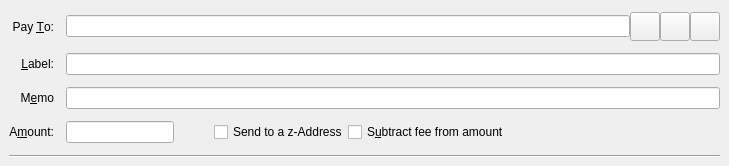
<?xml version="1.0" encoding="UTF-8"?>
<ui version="4.0">
 <class>SendZCoinsEntry</class>
 <widget class="QStackedWidget" name="SendZCoinsEntry">
  <property name="geometry">
   <rect>
    <x>0</x>
    <y>0</y>
    <width>729</width>
    <height>166</height>
   </rect>
  </property>
  <property name="focusPolicy">
   <enum>Qt::TabFocus</enum>
  </property>
  <property name="autoFillBackground">
   <bool>false</bool>
  </property>
  <widget class="QFrame" name="SendZCoins">
   <property name="toolTip">
    <string>This is a normal payment.</string>
   </property>
   <property name="frameShape">
    <enum>QFrame::NoFrame</enum>
   </property>
   <layout class="QGridLayout" name="gridLayout">
    <property name="topMargin">
     <number>8</number>
    </property>
    <property name="bottomMargin">
     <number>4</number>
    </property>
    <property name="horizontalSpacing">
     <number>12</number>
    </property>
    <property name="verticalSpacing">
     <number>8</number>
    </property>
    <item row="1" column="1">
     <widget class="QLineEdit" name="addAsLabel">
      <property name="toolTip">
       <string>Enter a label for this address to add it to the list of used addresses</string>
      </property>
     </widget>
    </item>
    <item row="5" column="0" colspan="2">
     <widget class="Line" name="line">
      <property name="orientation">
       <enum>Qt::Horizontal</enum>
      </property>
     </widget>
    </item>
    <item row="0" column="0">
     <widget class="QLabel" name="payToLabel">
      <property name="text">
       <string>Pay &amp;To:</string>
      </property>
      <property name="alignment">
       <set>Qt::AlignRight|Qt::AlignTrailing|Qt::AlignVCenter</set>
      </property>
      <property name="buddy">
       <cstring>payTo</cstring>
      </property>
     </widget>
    </item>
    <item row="3" column="0">
     <widget class="QLabel" name="amountLabel">
      <property name="text">
       <string>A&amp;mount:</string>
      </property>
      <property name="alignment">
       <set>Qt::AlignRight|Qt::AlignTrailing|Qt::AlignVCenter</set>
      </property>
      <property name="buddy">
       <cstring>payAmount</cstring>
      </property>
     </widget>
    </item>
    <item row="0" column="1">
     <layout class="QHBoxLayout" name="payToLayout">
      <property name="spacing">
       <number>0</number>
      </property>
      <item>
       <widget class="QValidatedLineEdit" name="payTo">
        <property name="toolTip">
         <string>The LitecoinZ address to send the payment to</string>
        </property>
       </widget>
      </item>
      <item>
       <widget class="QToolButton" name="addressBookButton">
        <property name="toolTip">
         <string>Choose previously used address</string>
        </property>
        <property name="text">
         <string/>
        </property>
        <property name="icon">
         <iconset resource="../bitcoin.qrc">
          <normaloff>:/images/addressbook1</normaloff>:/images/addressbook1</iconset>
        </property>
        <property name="iconSize">
         <size>
          <width>22</width>
          <height>22</height>
         </size>
        </property>
        <property name="shortcut">
         <string>Alt+A</string>
        </property>
       </widget>
      </item>
      <item>
       <widget class="QToolButton" name="pasteButton">
        <property name="toolTip">
         <string>Paste address from clipboard</string>
        </property>
        <property name="text">
         <string/>
        </property>
        <property name="icon">
         <iconset resource="../bitcoin.qrc">
          <normaloff>:/images/paste</normaloff>:/images/paste</iconset>
        </property>
        <property name="iconSize">
         <size>
          <width>22</width>
          <height>22</height>
         </size>
        </property>
        <property name="shortcut">
         <string>Alt+P</string>
        </property>
       </widget>
      </item>
      <item>
       <widget class="QToolButton" name="deleteButton">
        <property name="toolTip">
         <string>Remove this entry</string>
        </property>
        <property name="text">
         <string/>
        </property>
        <property name="icon">
         <iconset resource="../bitcoin.qrc">
          <normaloff>:/images/clear</normaloff>:/images/clear</iconset>
        </property>
        <property name="iconSize">
         <size>
          <width>22</width>
          <height>22</height>
         </size>
        </property>
       </widget>
      </item>
     </layout>
    </item>
    <item row="3" column="1">
     <layout class="QHBoxLayout" name="horizontalLayoutAmount" stretch="0,0,0,1">
      <item>
       <widget class="BitcoinAmountField" name="payAmount"/>
      </item>
      <item>
       <spacer name="horizontalSpacer">
        <property name="orientation">
         <enum>Qt::Horizontal</enum>
        </property>
        <property name="sizeHint" stdset="0">
         <size>
          <width>40</width>
          <height>20</height>
         </size>
        </property>
       </spacer>
      </item>
      <item>
       <widget class="QCheckBox" name="checkboxSendToZAddress">
        <property name="text">
         <string>Send to a z-Address</string>
        </property>
       </widget>
      </item>
      <item>
       <widget class="QCheckBox" name="checkboxSubtractFeeFromAmount">
        <property name="toolTip">
         <string>The fee will be deducted from the amount being sent. The recipient will receive less litecoinzs than you enter in the amount field. If multiple recipients are selected, the fee is split equally.</string>
        </property>
        <property name="text">
         <string>S&amp;ubtract fee from amount</string>
        </property>
       </widget>
      </item>
     </layout>
    </item>
    <item row="1" column="0">
     <widget class="QLabel" name="labellLabel">
      <property name="text">
       <string>&amp;Label:</string>
      </property>
      <property name="alignment">
       <set>Qt::AlignRight|Qt::AlignTrailing|Qt::AlignVCenter</set>
      </property>
      <property name="buddy">
       <cstring>addAsLabel</cstring>
      </property>
     </widget>
    </item>
    <item row="2" column="0">
     <widget class="QLabel" name="memoLabel">
      <property name="text">
       <string>M&amp;emo</string>
      </property>
      <property name="alignment">
       <set>Qt::AlignRight|Qt::AlignTrailing|Qt::AlignVCenter</set>
      </property>
      <property name="buddy">
       <cstring>addAsLabel</cstring>
      </property>
     </widget>
    </item>
    <item row="2" column="1">
     <widget class="QLineEdit" name="addAsMemo">
      <property name="toolTip">
       <string>Enter a label for this address to add it to the list of used addresses</string>
      </property>
     </widget>
    </item>
   </layout>
  </widget>
  <widget class="QFrame" name="SendZCoins_UnauthenticatedPaymentRequest">
   <property name="palette">
    <palette>
     <active>
      <colorrole role="WindowText">
       <brush brushstyle="SolidPattern">
        <color alpha="255">
         <red>0</red>
         <green>0</green>
         <blue>0</blue>
        </color>
       </brush>
      </colorrole>
      <colorrole role="Button">
       <brush brushstyle="SolidPattern">
        <color alpha="255">
         <red>255</red>
         <green>255</green>
         <blue>127</blue>
        </color>
       </brush>
      </colorrole>
      <colorrole role="Light">
       <brush brushstyle="SolidPattern">
        <color alpha="255">
         <red>255</red>
         <green>255</green>
         <blue>255</blue>
        </color>
       </brush>
      </colorrole>
      <colorrole role="Midlight">
       <brush brushstyle="SolidPattern">
        <color alpha="255">
         <red>255</red>
         <green>255</green>
         <blue>191</blue>
        </color>
       </brush>
      </colorrole>
      <colorrole role="Dark">
       <brush brushstyle="SolidPattern">
        <color alpha="255">
         <red>127</red>
         <green>127</green>
         <blue>63</blue>
        </color>
       </brush>
      </colorrole>
      <colorrole role="Mid">
       <brush brushstyle="SolidPattern">
        <color alpha="255">
         <red>170</red>
         <green>170</green>
         <blue>84</blue>
        </color>
       </brush>
      </colorrole>
      <colorrole role="Text">
       <brush brushstyle="SolidPattern">
        <color alpha="255">
         <red>0</red>
         <green>0</green>
         <blue>0</blue>
        </color>
       </brush>
      </colorrole>
      <colorrole role="BrightText">
       <brush brushstyle="SolidPattern">
        <color alpha="255">
         <red>255</red>
         <green>255</green>
         <blue>255</blue>
        </color>
       </brush>
      </colorrole>
      <colorrole role="ButtonText">
       <brush brushstyle="SolidPattern">
        <color alpha="255">
         <red>0</red>
         <green>0</green>
         <blue>0</blue>
        </color>
       </brush>
      </colorrole>
      <colorrole role="Base">
       <brush brushstyle="SolidPattern">
        <color alpha="255">
         <red>255</red>
         <green>255</green>
         <blue>255</blue>
        </color>
       </brush>
      </colorrole>
      <colorrole role="Window">
       <brush brushstyle="SolidPattern">
        <color alpha="255">
         <red>255</red>
         <green>255</green>
         <blue>127</blue>
        </color>
       </brush>
      </colorrole>
      <colorrole role="Shadow">
       <brush brushstyle="SolidPattern">
        <color alpha="255">
         <red>0</red>
         <green>0</green>
         <blue>0</blue>
        </color>
       </brush>
      </colorrole>
      <colorrole role="AlternateBase">
       <brush brushstyle="SolidPattern">
        <color alpha="255">
         <red>255</red>
         <green>255</green>
         <blue>191</blue>
        </color>
       </brush>
      </colorrole>
      <colorrole role="ToolTipBase">
       <brush brushstyle="SolidPattern">
        <color alpha="255">
         <red>255</red>
         <green>255</green>
         <blue>220</blue>
        </color>
       </brush>
      </colorrole>
      <colorrole role="ToolTipText">
       <brush brushstyle="SolidPattern">
        <color alpha="255">
         <red>0</red>
         <green>0</green>
         <blue>0</blue>
        </color>
       </brush>
      </colorrole>
     </active>
     <inactive>
      <colorrole role="WindowText">
       <brush brushstyle="SolidPattern">
        <color alpha="255">
         <red>0</red>
         <green>0</green>
         <blue>0</blue>
        </color>
       </brush>
      </colorrole>
      <colorrole role="Button">
       <brush brushstyle="SolidPattern">
        <color alpha="255">
         <red>255</red>
         <green>255</green>
         <blue>127</blue>
        </color>
       </brush>
      </colorrole>
      <colorrole role="Light">
       <brush brushstyle="SolidPattern">
        <color alpha="255">
         <red>255</red>
         <green>255</green>
         <blue>255</blue>
        </color>
       </brush>
      </colorrole>
      <colorrole role="Midlight">
       <brush brushstyle="SolidPattern">
        <color alpha="255">
         <red>255</red>
         <green>255</green>
         <blue>191</blue>
        </color>
       </brush>
      </colorrole>
      <colorrole role="Dark">
       <brush brushstyle="SolidPattern">
        <color alpha="255">
         <red>127</red>
         <green>127</green>
         <blue>63</blue>
        </color>
       </brush>
      </colorrole>
      <colorrole role="Mid">
       <brush brushstyle="SolidPattern">
        <color alpha="255">
         <red>170</red>
         <green>170</green>
         <blue>84</blue>
        </color>
       </brush>
      </colorrole>
      <colorrole role="Text">
       <brush brushstyle="SolidPattern">
        <color alpha="255">
         <red>0</red>
         <green>0</green>
         <blue>0</blue>
        </color>
       </brush>
      </colorrole>
      <colorrole role="BrightText">
       <brush brushstyle="SolidPattern">
        <color alpha="255">
         <red>255</red>
         <green>255</green>
         <blue>255</blue>
        </color>
       </brush>
      </colorrole>
      <colorrole role="ButtonText">
       <brush brushstyle="SolidPattern">
        <color alpha="255">
         <red>0</red>
         <green>0</green>
         <blue>0</blue>
        </color>
       </brush>
      </colorrole>
      <colorrole role="Base">
       <brush brushstyle="SolidPattern">
        <color alpha="255">
         <red>255</red>
         <green>255</green>
         <blue>255</blue>
        </color>
       </brush>
      </colorrole>
      <colorrole role="Window">
       <brush brushstyle="SolidPattern">
        <color alpha="255">
         <red>255</red>
         <green>255</green>
         <blue>127</blue>
        </color>
       </brush>
      </colorrole>
      <colorrole role="Shadow">
       <brush brushstyle="SolidPattern">
        <color alpha="255">
         <red>0</red>
         <green>0</green>
         <blue>0</blue>
        </color>
       </brush>
      </colorrole>
      <colorrole role="AlternateBase">
       <brush brushstyle="SolidPattern">
        <color alpha="255">
         <red>255</red>
         <green>255</green>
         <blue>191</blue>
        </color>
       </brush>
      </colorrole>
      <colorrole role="ToolTipBase">
       <brush brushstyle="SolidPattern">
        <color alpha="255">
         <red>255</red>
         <green>255</green>
         <blue>220</blue>
        </color>
       </brush>
      </colorrole>
      <colorrole role="ToolTipText">
       <brush brushstyle="SolidPattern">
        <color alpha="255">
         <red>0</red>
         <green>0</green>
         <blue>0</blue>
        </color>
       </brush>
      </colorrole>
     </inactive>
     <disabled>
      <colorrole role="WindowText">
       <brush brushstyle="SolidPattern">
        <color alpha="255">
         <red>127</red>
         <green>127</green>
         <blue>63</blue>
        </color>
       </brush>
      </colorrole>
      <colorrole role="Button">
       <brush brushstyle="SolidPattern">
        <color alpha="255">
         <red>255</red>
         <green>255</green>
         <blue>127</blue>
        </color>
       </brush>
      </colorrole>
      <colorrole role="Light">
       <brush brushstyle="SolidPattern">
        <color alpha="255">
         <red>255</red>
         <green>255</green>
         <blue>255</blue>
        </color>
       </brush>
      </colorrole>
      <colorrole role="Midlight">
       <brush brushstyle="SolidPattern">
        <color alpha="255">
         <red>255</red>
         <green>255</green>
         <blue>191</blue>
        </color>
       </brush>
      </colorrole>
      <colorrole role="Dark">
       <brush brushstyle="SolidPattern">
        <color alpha="255">
         <red>127</red>
         <green>127</green>
         <blue>63</blue>
        </color>
       </brush>
      </colorrole>
      <colorrole role="Mid">
       <brush brushstyle="SolidPattern">
        <color alpha="255">
         <red>170</red>
         <green>170</green>
         <blue>84</blue>
        </color>
       </brush>
      </colorrole>
      <colorrole role="Text">
       <brush brushstyle="SolidPattern">
        <color alpha="255">
         <red>127</red>
         <green>127</green>
         <blue>63</blue>
        </color>
       </brush>
      </colorrole>
      <colorrole role="BrightText">
       <brush brushstyle="SolidPattern">
        <color alpha="255">
         <red>255</red>
         <green>255</green>
         <blue>255</blue>
        </color>
       </brush>
      </colorrole>
      <colorrole role="ButtonText">
       <brush brushstyle="SolidPattern">
        <color alpha="255">
         <red>127</red>
         <green>127</green>
         <blue>63</blue>
        </color>
       </brush>
      </colorrole>
      <colorrole role="Base">
       <brush brushstyle="SolidPattern">
        <color alpha="255">
         <red>255</red>
         <green>255</green>
         <blue>127</blue>
        </color>
       </brush>
      </colorrole>
      <colorrole role="Window">
       <brush brushstyle="SolidPattern">
        <color alpha="255">
         <red>255</red>
         <green>255</green>
         <blue>127</blue>
        </color>
       </brush>
      </colorrole>
      <colorrole role="Shadow">
       <brush brushstyle="SolidPattern">
        <color alpha="255">
         <red>0</red>
         <green>0</green>
         <blue>0</blue>
        </color>
       </brush>
      </colorrole>
      <colorrole role="AlternateBase">
       <brush brushstyle="SolidPattern">
        <color alpha="255">
         <red>255</red>
         <green>255</green>
         <blue>127</blue>
        </color>
       </brush>
      </colorrole>
      <colorrole role="ToolTipBase">
       <brush brushstyle="SolidPattern">
        <color alpha="255">
         <red>255</red>
         <green>255</green>
         <blue>220</blue>
        </color>
       </brush>
      </colorrole>
      <colorrole role="ToolTipText">
       <brush brushstyle="SolidPattern">
        <color alpha="255">
         <red>0</red>
         <green>0</green>
         <blue>0</blue>
        </color>
       </brush>
      </colorrole>
     </disabled>
    </palette>
   </property>
   <property name="toolTip">
    <string>This is an unauthenticated payment request.</string>
   </property>
   <property name="autoFillBackground">
    <bool>true</bool>
   </property>
   <property name="frameShape">
    <enum>QFrame::NoFrame</enum>
   </property>
   <layout class="QGridLayout" name="gridLayout_is">
    <property name="spacing">
     <number>12</number>
    </property>
    <item row="0" column="1">
     <layout class="QHBoxLayout" name="payToLayout_is">
      <property name="spacing">
       <number>0</number>
      </property>
      <item>
       <widget class="QLabel" name="payTo_is"/>
      </item>
      <item>
       <widget class="QToolButton" name="deleteButton_is">
        <property name="toolTip">
         <string>Remove this entry</string>
        </property>
        <property name="text">
         <string/>
        </property>
        <property name="icon">
         <iconset resource="../bitcoin.qrc">
          <normaloff>:/images/clear</normaloff>:/images/clear</iconset>
        </property>
       </widget>
      </item>
     </layout>
    </item>
    <item row="0" column="0">
     <widget class="QLabel" name="payToLabel_is">
      <property name="text">
       <string>Pay To:</string>
      </property>
      <property name="alignment">
       <set>Qt::AlignRight|Qt::AlignTrailing|Qt::AlignVCenter</set>
      </property>
     </widget>
    </item>
    <item row="1" column="0">
     <widget class="QLabel" name="amountLabel_is">
      <property name="text">
       <string>A&amp;mount:</string>
      </property>
      <property name="alignment">
       <set>Qt::AlignRight|Qt::AlignTrailing|Qt::AlignVCenter</set>
      </property>
      <property name="buddy">
       <cstring>payAmount_is</cstring>
      </property>
     </widget>
    </item>
    <item row="1" column="1">
     <widget class="BitcoinAmountField" name="payAmount_is">
      <property name="acceptDrops">
       <bool>false</bool>
      </property>
     </widget>
    </item>
   </layout>
  </widget>
  <widget class="QFrame" name="SendZCoins_AuthenticatedPaymentRequest">
   <property name="palette">
    <palette>
     <active>
      <colorrole role="WindowText">
       <brush brushstyle="SolidPattern">
        <color alpha="255">
         <red>0</red>
         <green>0</green>
         <blue>0</blue>
        </color>
       </brush>
      </colorrole>
      <colorrole role="Button">
       <brush brushstyle="SolidPattern">
        <color alpha="255">
         <red>140</red>
         <green>232</green>
         <blue>119</blue>
        </color>
       </brush>
      </colorrole>
      <colorrole role="Light">
       <brush brushstyle="SolidPattern">
        <color alpha="255">
         <red>230</red>
         <green>255</green>
         <blue>224</blue>
        </color>
       </brush>
      </colorrole>
      <colorrole role="Midlight">
       <brush brushstyle="SolidPattern">
        <color alpha="255">
         <red>185</red>
         <green>243</green>
         <blue>171</blue>
        </color>
       </brush>
      </colorrole>
      <colorrole role="Dark">
       <brush brushstyle="SolidPattern">
        <color alpha="255">
         <red>70</red>
         <green>116</green>
         <blue>59</blue>
        </color>
       </brush>
      </colorrole>
      <colorrole role="Mid">
       <brush brushstyle="SolidPattern">
        <color alpha="255">
         <red>93</red>
         <green>155</green>
         <blue>79</blue>
        </color>
       </brush>
      </colorrole>
      <colorrole role="Text">
       <brush brushstyle="SolidPattern">
        <color alpha="255">
         <red>0</red>
         <green>0</green>
         <blue>0</blue>
        </color>
       </brush>
      </colorrole>
      <colorrole role="BrightText">
       <brush brushstyle="SolidPattern">
        <color alpha="255">
         <red>155</red>
         <green>255</green>
         <blue>147</blue>
        </color>
       </brush>
      </colorrole>
      <colorrole role="ButtonText">
       <brush brushstyle="SolidPattern">
        <color alpha="255">
         <red>0</red>
         <green>0</green>
         <blue>0</blue>
        </color>
       </brush>
      </colorrole>
      <colorrole role="Base">
       <brush brushstyle="SolidPattern">
        <color alpha="255">
         <red>119</red>
         <green>255</green>
         <blue>233</blue>
        </color>
       </brush>
      </colorrole>
      <colorrole role="Window">
       <brush brushstyle="SolidPattern">
        <color alpha="255">
         <red>140</red>
         <green>232</green>
         <blue>119</blue>
        </color>
       </brush>
      </colorrole>
      <colorrole role="Shadow">
       <brush brushstyle="SolidPattern">
        <color alpha="255">
         <red>0</red>
         <green>0</green>
         <blue>0</blue>
        </color>
       </brush>
      </colorrole>
      <colorrole role="AlternateBase">
       <brush brushstyle="SolidPattern">
        <color alpha="255">
         <red>197</red>
         <green>243</green>
         <blue>187</blue>
        </color>
       </brush>
      </colorrole>
      <colorrole role="NoRole">
       <brush brushstyle="SolidPattern">
        <color alpha="255">
         <red>125</red>
         <green>194</green>
         <blue>122</blue>
        </color>
       </brush>
      </colorrole>
      <colorrole role="ToolTipBase">
       <brush brushstyle="SolidPattern">
        <color alpha="255">
         <red>255</red>
         <green>255</green>
         <blue>220</blue>
        </color>
       </brush>
      </colorrole>
      <colorrole role="ToolTipText">
       <brush brushstyle="SolidPattern">
        <color alpha="255">
         <red>0</red>
         <green>0</green>
         <blue>0</blue>
        </color>
       </brush>
      </colorrole>
     </active>
     <inactive>
      <colorrole role="WindowText">
       <brush brushstyle="SolidPattern">
        <color alpha="255">
         <red>0</red>
         <green>0</green>
         <blue>0</blue>
        </color>
       </brush>
      </colorrole>
      <colorrole role="Button">
       <brush brushstyle="SolidPattern">
        <color alpha="255">
         <red>140</red>
         <green>232</green>
         <blue>119</blue>
        </color>
       </brush>
      </colorrole>
      <colorrole role="Light">
       <brush brushstyle="SolidPattern">
        <color alpha="255">
         <red>230</red>
         <green>255</green>
         <blue>224</blue>
        </color>
       </brush>
      </colorrole>
      <colorrole role="Midlight">
       <brush brushstyle="SolidPattern">
        <color alpha="255">
         <red>185</red>
         <green>243</green>
         <blue>171</blue>
        </color>
       </brush>
      </colorrole>
      <colorrole role="Dark">
       <brush brushstyle="SolidPattern">
        <color alpha="255">
         <red>70</red>
         <green>116</green>
         <blue>59</blue>
        </color>
       </brush>
      </colorrole>
      <colorrole role="Mid">
       <brush brushstyle="SolidPattern">
        <color alpha="255">
         <red>93</red>
         <green>155</green>
         <blue>79</blue>
        </color>
       </brush>
      </colorrole>
      <colorrole role="Text">
       <brush brushstyle="SolidPattern">
        <color alpha="255">
         <red>0</red>
         <green>0</green>
         <blue>0</blue>
        </color>
       </brush>
      </colorrole>
      <colorrole role="BrightText">
       <brush brushstyle="SolidPattern">
        <color alpha="255">
         <red>155</red>
         <green>255</green>
         <blue>147</blue>
        </color>
       </brush>
      </colorrole>
      <colorrole role="ButtonText">
       <brush brushstyle="SolidPattern">
        <color alpha="255">
         <red>0</red>
         <green>0</green>
         <blue>0</blue>
        </color>
       </brush>
      </colorrole>
      <colorrole role="Base">
       <brush brushstyle="SolidPattern">
        <color alpha="255">
         <red>119</red>
         <green>255</green>
         <blue>233</blue>
        </color>
       </brush>
      </colorrole>
      <colorrole role="Window">
       <brush brushstyle="SolidPattern">
        <color alpha="255">
         <red>140</red>
         <green>232</green>
         <blue>119</blue>
        </color>
       </brush>
      </colorrole>
      <colorrole role="Shadow">
       <brush brushstyle="SolidPattern">
        <color alpha="255">
         <red>0</red>
         <green>0</green>
         <blue>0</blue>
        </color>
       </brush>
      </colorrole>
      <colorrole role="AlternateBase">
       <brush brushstyle="SolidPattern">
        <color alpha="255">
         <red>197</red>
         <green>243</green>
         <blue>187</blue>
        </color>
       </brush>
      </colorrole>
      <colorrole role="NoRole">
       <brush brushstyle="SolidPattern">
        <color alpha="255">
         <red>125</red>
         <green>194</green>
         <blue>122</blue>
        </color>
       </brush>
      </colorrole>
      <colorrole role="ToolTipBase">
       <brush brushstyle="SolidPattern">
        <color alpha="255">
         <red>255</red>
         <green>255</green>
         <blue>220</blue>
        </color>
       </brush>
      </colorrole>
      <colorrole role="ToolTipText">
       <brush brushstyle="SolidPattern">
        <color alpha="255">
         <red>0</red>
         <green>0</green>
         <blue>0</blue>
        </color>
       </brush>
      </colorrole>
     </inactive>
     <disabled>
      <colorrole role="WindowText">
       <brush brushstyle="SolidPattern">
        <color alpha="255">
         <red>70</red>
         <green>116</green>
         <blue>59</blue>
        </color>
       </brush>
      </colorrole>
      <colorrole role="Button">
       <brush brushstyle="SolidPattern">
        <color alpha="255">
         <red>140</red>
         <green>232</green>
         <blue>119</blue>
        </color>
       </brush>
      </colorrole>
      <colorrole role="Light">
       <brush brushstyle="SolidPattern">
        <color alpha="255">
         <red>230</red>
         <green>255</green>
         <blue>224</blue>
        </color>
       </brush>
      </colorrole>
      <colorrole role="Midlight">
       <brush brushstyle="SolidPattern">
        <color alpha="255">
         <red>185</red>
         <green>243</green>
         <blue>171</blue>
        </color>
       </brush>
      </colorrole>
      <colorrole role="Dark">
       <brush brushstyle="SolidPattern">
        <color alpha="255">
         <red>70</red>
         <green>116</green>
         <blue>59</blue>
        </color>
       </brush>
      </colorrole>
      <colorrole role="Mid">
       <brush brushstyle="SolidPattern">
        <color alpha="255">
         <red>93</red>
         <green>155</green>
         <blue>79</blue>
        </color>
       </brush>
      </colorrole>
      <colorrole role="Text">
       <brush brushstyle="SolidPattern">
        <color alpha="255">
         <red>70</red>
         <green>116</green>
         <blue>59</blue>
        </color>
       </brush>
      </colorrole>
      <colorrole role="BrightText">
       <brush brushstyle="SolidPattern">
        <color alpha="255">
         <red>155</red>
         <green>255</green>
         <blue>147</blue>
        </color>
       </brush>
      </colorrole>
      <colorrole role="ButtonText">
       <brush brushstyle="SolidPattern">
        <color alpha="255">
         <red>70</red>
         <green>116</green>
         <blue>59</blue>
        </color>
       </brush>
      </colorrole>
      <colorrole role="Base">
       <brush brushstyle="SolidPattern">
        <color alpha="255">
         <red>140</red>
         <green>232</green>
         <blue>119</blue>
        </color>
       </brush>
      </colorrole>
      <colorrole role="Window">
       <brush brushstyle="SolidPattern">
        <color alpha="255">
         <red>140</red>
         <green>232</green>
         <blue>119</blue>
        </color>
       </brush>
      </colorrole>
      <colorrole role="Shadow">
       <brush brushstyle="SolidPattern">
        <color alpha="255">
         <red>0</red>
         <green>0</green>
         <blue>0</blue>
        </color>
       </brush>
      </colorrole>
      <colorrole role="AlternateBase">
       <brush brushstyle="SolidPattern">
        <color alpha="255">
         <red>140</red>
         <green>232</green>
         <blue>119</blue>
        </color>
       </brush>
      </colorrole>
      <colorrole role="NoRole">
       <brush brushstyle="SolidPattern">
        <color alpha="255">
         <red>125</red>
         <green>194</green>
         <blue>122</blue>
        </color>
       </brush>
      </colorrole>
      <colorrole role="ToolTipBase">
       <brush brushstyle="SolidPattern">
        <color alpha="255">
         <red>255</red>
         <green>255</green>
         <blue>220</blue>
        </color>
       </brush>
      </colorrole>
      <colorrole role="ToolTipText">
       <brush brushstyle="SolidPattern">
        <color alpha="255">
         <red>0</red>
         <green>0</green>
         <blue>0</blue>
        </color>
       </brush>
      </colorrole>
     </disabled>
    </palette>
   </property>
   <property name="toolTip">
    <string>This is an authenticated payment request.</string>
   </property>
   <property name="autoFillBackground">
    <bool>true</bool>
   </property>
   <property name="frameShape">
    <enum>QFrame::NoFrame</enum>
   </property>
   <layout class="QGridLayout" name="gridLayout_s">
    <property name="spacing">
     <number>12</number>
    </property>
    <item row="1" column="0">
     <widget class="QLabel" name="amountLabel_s">
      <property name="text">
       <string>A&amp;mount:</string>
      </property>
      <property name="alignment">
       <set>Qt::AlignRight|Qt::AlignTrailing|Qt::AlignVCenter</set>
      </property>
      <property name="buddy">
       <cstring>payAmount_s</cstring>
      </property>
     </widget>
    </item>
    <item row="0" column="0">
     <widget class="QLabel" name="payToLabel_s">
      <property name="text">
       <string>Pay To:</string>
      </property>
      <property name="alignment">
       <set>Qt::AlignRight|Qt::AlignTrailing|Qt::AlignVCenter</set>
      </property>
     </widget>
    </item>
    <item row="0" column="1">
     <layout class="QHBoxLayout" name="payToLayout_s">
      <property name="spacing">
       <number>0</number>
      </property>
      <item>
       <widget class="QLabel" name="payTo_s">
        <property name="textFormat">
         <enum>Qt::PlainText</enum>
        </property>
       </widget>
      </item>
      <item>
       <widget class="QToolButton" name="deleteButton_s">
        <property name="toolTip">
         <string>Remove this entry</string>
        </property>
        <property name="text">
         <string/>
        </property>
        <property name="icon">
         <iconset resource="../bitcoin.qrc">
          <normaloff>:/images/clear</normaloff>:/images/clear</iconset>
        </property>
       </widget>
      </item>
     </layout>
    </item>
    <item row="1" column="1">
     <widget class="BitcoinAmountField" name="payAmount_s">
      <property name="acceptDrops">
       <bool>false</bool>
      </property>
     </widget>
    </item>
   </layout>
  </widget>
 </widget>
 <customwidgets>
  <customwidget>
   <class>QValidatedLineEdit</class>
   <extends>QLineEdit</extends>
   <header>qvalidatedlineedit.h</header>
  </customwidget>
  <customwidget>
   <class>BitcoinAmountField</class>
   <extends>QLineEdit</extends>
   <header>bitcoinamountfield.h</header>
   <container>1</container>
  </customwidget>
 </customwidgets>
 <tabstops>
  <tabstop>payTo</tabstop>
  <tabstop>addressBookButton</tabstop>
  <tabstop>pasteButton</tabstop>
  <tabstop>deleteButton</tabstop>
  <tabstop>addAsLabel</tabstop>
  <tabstop>addAsMemo</tabstop>
  <tabstop>payAmount</tabstop>
  <tabstop>checkboxSendToZAddress</tabstop>
  <tabstop>checkboxSubtractFeeFromAmount</tabstop>
  <tabstop>deleteButton_s</tabstop>
  <tabstop>payAmount_s</tabstop>
  <tabstop>payAmount_is</tabstop>
  <tabstop>deleteButton_is</tabstop>
 </tabstops>
 <resources>
  <include location="../bitcoin.qrc"/>
 </resources>
 <connections/>
</ui>
